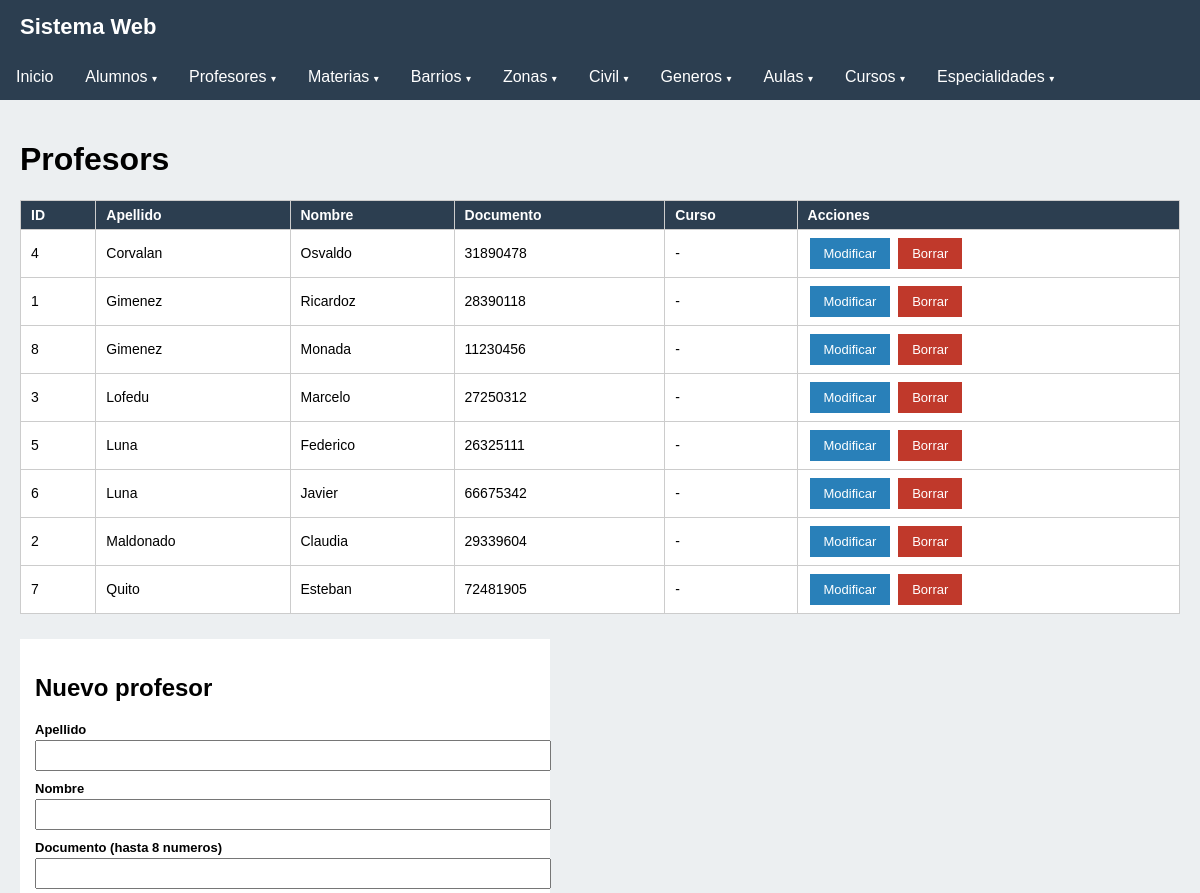
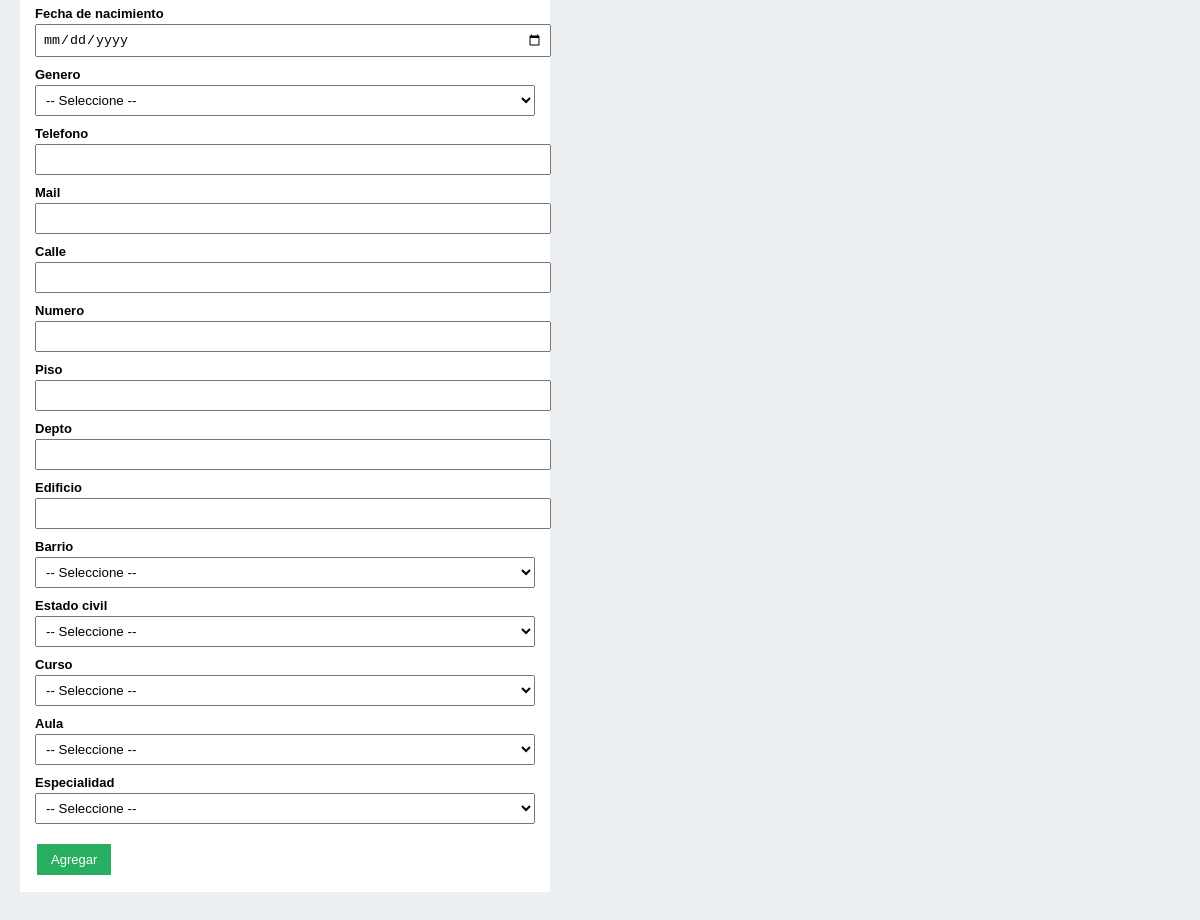
Screenshot of /TP2_Theo_Cattáneo_6C/index.php?seccion=profesores with the database file from the repository (2 pictures, top to bottom).
### tables this page shows
CREATE TABLE `profesores` (
  `Id_Profesores` int(11) NOT NULL,
  `Apellido_Profesores` varchar(30) NOT NULL,
  `Nombre_Profesores` varchar(30) NOT NULL,
  `Documento_Profesores` int(8) NOT NULL,
  `FecNac_Profesores` date NOT NULL,
  `GENERO_PROFESORES` int(11) NOT NULL,
  `Telefono_Profesores` bigint(20) NOT NULL,
  `Mail_Profesores` varchar(40) NOT NULL,
  `Calle_Profesores` varchar(30) NOT NULL,
  `Numero_Profesores` int(11) NOT NULL,
  `Piso_Profesores` varchar(2) NOT NULL,
  `Depto_Profesores` varchar(3) NOT NULL,
  `Edificio_Profesores` varchar(30) NOT NULL,
  `BARRIOS_PROFESORES` int(11) NOT NULL,
  `CIVIL_PROFESORES` int(11) NOT NULL,
  `CURSOS_PROFESORES` int(11) NOT NULL,
  `AULAS_PROFESORES` int(11) NOT NULL,
  `ESPECIALIDAD_PROFESORES` int(11) NOT NULL
);

### TP2_Theo_Cattáneo_6C/index.php (the view, shortened to what this page needs)
<?php
include 'conexion.php';
 $config = array(
    "barrios" => array(
        "titulo" => "Barrios", "tabla" => "barrios", "id" => "ID_Barrios",
        "nombre" => "Nombre_Barrios", "etiqueta" => "Nombre del barrio",
        "padre_tabla" => "zonas", "padre_id" => "ID_Zonas",
        "padre_nombre" => "Nombre_Zonas", "padre_campo" => "ID_Zonasb",
        "padre_etiqueta" => "Zona"
    ),
    "zonas" => array(
        "titulo" => "Zonas", "tabla" => "zonas", "id" => "ID_Zonas",
        "nombre" => "Nombre_Zonas", "etiqueta" => "Nombre de la zona"
    ),
    "civil" => array(
        "titulo" => "Estado Civil", "tabla" => "civil", "id" => "ID_Civil",
        "nombre" => "Estado_Civil", "etiqueta" => "Estado civil"
    ),
    "generos" => array(
        "titulo" => "Generos", "tabla" => "generos", "id" => "ID_Generos",
        "nombre" => "Nombre_Generos", "etiqueta" => "Nombre del genero"
    ),
    "cursos" => array(
        "titulo" => "Cursos", "tabla" => "cursos", "id" => "ID_Cursos",
        "nombre" => "Nombre_Cursos", "etiqueta" => "Nombre del curso"
    ),
    "materias" => array(
        "titulo" => "Materias", "tabla" => "materias", "id" => "ID_Materias",
        "nombre" => "Nombre_Materias", "etiqueta" => "Nombre de la materia",
        "padre_tabla" => "especialidad", "padre_id" => "ID_Especialidad",
        "padre_nombre" => "Nombre_especialidad", "padre_campo" => "CODIGO_MATERIAS",
        "padre_etiqueta" => "Especialidad"
    ),
    "especialidades" => array(
        "titulo" => "Especialidades", "tabla" => "especialidad", "id" => "ID_Especialidad",
        "nombre" => "Nombre_especialidad", "etiqueta" => "Nombre de la especialidad",
        "extra_campo" => "Codigo_Especialidad", "extra_tipo" => "text",
        "extra_etiqueta" => "Codigo (una letra)"
    ),
    "aulas" => array(
        "titulo" => "Aulas", "tabla" => "aulas", "id" => "ID_Aulas",
        "nombre" => "Numero_Aulas", "etiqueta" => "Numero de aula",
        "padre_tabla" => "tipos_aulas", "padre_id" => "ID_Tipos",
        "padre_nombre" => "Nombre_Tipo_Aula", "padre_campo" => "TIPOS_AULAS",
        "padre_etiqueta" => "Tipo de aula",
        "extra_campo" => "Capacidad_Aulas", "extra_tipo" => "number",
        "extra_etiqueta" => "Capacidad"
    )
);
 $seccion = isset($_GET['seccion']) ? $_GET['seccion'] : "inicio";
 $fila = null;
 $editando = false;
function dibujarSelect($conexion, $name, $etiqueta, $sql, $campoId, $campoNombre, $seleccionado) {
    echo "<label>$etiqueta</label>";
    echo "<select name='$name'>";
    echo "<option value='0'>-- Seleccione --</option>";
    echo "</select>";
}
if ($seccion == "alumnos" || $seccion == "profesores") {
    if ($seccion == "alumnos") {
        $tabla = "alumnos";
        $idc = "Id_Alumnos";
        $sufijo = "_Alumnos";
        $campoGenero = "GENEROS_ALUMNOS";
        $tituloPersona = "alumno";
    } else {
        $tabla = "profesores";
        $idc = "Id_Profesores";
        $sufijo = "_Profesores";
        $tituloPersona = "profesor";
    }
    $editando = ($fila != null);
}
?>
<!DOCTYPE html>
<html lang="es">
<head>
</head>
<body>
    <div class="encabezado">
        <div class="barra">
            <a href="index.php?seccion=inicio" class="titulo">Sistema Web</a>
            <ul class="menu">
                <li class="item">
                    <a href="index.php?seccion=inicio" class="enlace">Inicio</a>
                </li>
                <li class="item con-submenu">
                    <a href="index.php?seccion=alumnos" class="enlace">Alumnos <span class="flecha">&#9662;</span></a>
                </li>
                <li class="item con-submenu">
                    <a href="index.php?seccion=profesores" class="enlace">Profesores <span class="flecha">&#9662;</span></a>
                </li>
                <li class="item con-submenu">
                    <a href="index.php?seccion=materias" class="enlace">Materias <span class="flecha">&#9662;</span></a>
                </li>
                <li class="item con-submenu">
                    <a href="index.php?seccion=barrios" class="enlace">Barrios <span class="flecha">&#9662;</span></a>
                </li>
                <li class="item con-submenu">
                    <a href="index.php?seccion=zonas" class="enlace">Zonas <span class="flecha">&#9662;</span></a>
                </li>
                <li class="item con-submenu">
                    <a href="index.php?seccion=civil" class="enlace">Civil <span class="flecha">&#9662;</span></a>
                </li>
                <li class="item con-submenu">
                    <a href="index.php?seccion=generos" class="enlace">Generos <span class="flecha">&#9662;</span></a>
                </li>
                <li class="item con-submenu">
                    <a href="index.php?seccion=aulas" class="enlace">Aulas <span class="flecha">&#9662;</span></a>
                </li>
                <li class="item con-submenu">
                    <a href="index.php?seccion=cursos" class="enlace">Cursos <span class="flecha">&#9662;</span></a>
                </li>
                <li class="item con-submenu">
                    <a href="index.php?seccion=especialidades" class="enlace">Especialidades <span class="flecha">&#9662;</span></a>
                </li>
            </ul>
        </div>
    </div>
    <div class="contenido">
    <?php if ($seccion == "inicio") { ?>
        <h1>Panel de Control</h1>
        <p>Seleccione una opci&oacute;n del men&uacute; para comenzar a trabajar.</p>
        <p>
            <a class="boton boton-azul" href="index.php?seccion=alumnos">Alumnos</a>
            <a class="boton boton-azul" href="index.php?seccion=profesores">Profesores</a>
            <a class="boton boton-verde" href="index.php?seccion=barrios">Barrios</a>
            <a class="boton boton-verde" href="index.php?seccion=zonas">Zonas</a>
            <a class="boton boton-verde" href="index.php?seccion=materias">Materias</a>
            <a class="boton boton-verde" href="index.php?seccion=civil">Civil</a>
            <a class="boton boton-verde" href="index.php?seccion=generos">Generos</a>
            <a class="boton boton-verde" href="index.php?seccion=aulas">Aulas</a>
            <a class="boton boton-verde" href="index.php?seccion=cursos">Cursos</a>
            <a class="boton boton-verde" href="index.php?seccion=especialidades">Especialidades</a>
        </p>
    <?php } elseif ($seccion == "alumnos" || $seccion == "profesores") { ?>
        <h1><?php echo ucfirst($tituloPersona); ?>s</h1>
        <table class="tabla">
            <tr><th>ID</th><th>Apellido</th><th>Nombre</th><th>Documento</th><th>Curso</th><th>Acciones</th></tr>
            <?php
            $consulta = mysqli_query($conexion,
                "SELECT t.$idc AS idp, t.Apellido$sufijo AS apellido, t.Nombre$sufijo AS nombre,
                        t.Documento$sufijo AS documento, cursos.Nombre_Cursos AS curso
                 FROM $tabla t
                 LEFT JOIN cursos ON cursos.ID_Cursos = t.CURSOS$sufijo
                 ORDER BY t.Apellido$sufijo");
            while ($per = mysqli_fetch_assoc($consulta)) {
            ?>
            <tr>
                <td><?php echo $per['idp']; ?></td>
                <td><?php echo $per['apellido']; ?></td>
                <td><?php echo $per['nombre']; ?></td>
                <td><?php echo $per['documento']; ?></td>
                <td><?php echo $per['curso'] != null ? $per['curso'] : "-"; ?></td>
                <td>
                    <a class="boton boton-azul"
                       href="index.php?seccion=<?php echo $seccion; ?>&modificar=<?php echo $per['idp']; ?>">Modificar</a>
                    <a class="boton boton-rojo"
                       href="index.php?seccion=<?php echo $seccion; ?>&borrar=<?php echo $per['idp']; ?>"
                       onclick="return confirm('¿Seguro que queres borrar este <?php echo $tituloPersona; ?>?')">Borrar</a>
                </td>
            </tr>
            <?php } ?>
        </table>
        <form method="post" class="formulario">
            <?php if ($editando) { ?>
                <h2>Modificar <?php echo $tituloPersona; ?></h2>
                <input type="hidden" name="id" value="<?php echo $fila['idp']; ?>">
            <?php } else { ?>
                <h2>Nuevo <?php echo $tituloPersona; ?></h2>
            <?php } ?>
            <label>Apellido</label>
            <input type="text" name="apellido" maxlength="30"
                   value="<?php if ($editando) echo $fila['apellido']; ?>" required>
            <label>Nombre</label>
            <input type="text" name="nombre" maxlength="30"
                   value="<?php if ($editando) echo $fila['nombre']; ?>" required>
            <label>Documento (hasta 8 numeros)</label>
            <input type="number" name="documento"
                   value="<?php if ($editando) echo $fila['documento']; ?>" required>
            <label>Fecha de nacimiento</label>
            <input type="date" name="fecha"
                   value="<?php if ($editando) echo $fila['fecha']; ?>" required>
            <?php dibujarSelect($conexion, "genero", "Genero",
                "SELECT * FROM generos", "ID_Generos", "Nombre_Generos",
                $editando ? $fila['genero'] : 0); ?>
            <label>Telefono</label>
            <input type="number" name="telefono"
                   value="<?php if ($editando) echo $fila['telefono']; ?>">
            <label>Mail</label>
            <input type="email" name="mail" maxlength="50"
                   value="<?php if ($editando) echo $fila['mail']; ?>">
            <label>Calle</label>
            <input type="text" name="calle" maxlength="30"
                   value="<?php if ($editando) echo $fila['calle']; ?>">
            <label>Numero</label>
            <input type="number" name="numero"
                   value="<?php if ($editando) echo $fila['numero']; ?>">
            <label>Piso</label>
            <input type="text" name="piso" maxlength="3"
                   value="<?php if ($editando) echo $fila['piso']; ?>">
            <label>Depto</label>
            <input type="text" name="depto" maxlength="3"
                   value="<?php if ($editando) echo $fila['depto']; ?>">
            <label>Edificio</label>
            <input type="text" name="edificio" maxlength="30"
                   value="<?php if ($editando) echo $fila['edificio']; ?>">
            <br><br>
            <?php if ($editando) { ?>
                <button class="boton boton-verde" name="guardar">Guardar cambios</button>
                <a class="boton boton-gris" href="index.php?seccion=<?php echo $seccion; ?>">Cancelar</a>
            <?php } else { ?>
                <button class="boton boton-verde" name="agregar">Agregar</button>
            <?php } ?>
        </form>
    <?php } else { ?>
        <h1>Seccion no valida</h1>
        <a class="boton boton-gris" href="index.php?seccion=inicio">Volver al inicio</a>
    <?php } ?>
    </div>
</body>
</html>

### TP2_Theo_Cattáneo_6C/index.php (style rules this page uses)
body { font-family: Arial, sans-serif; background: #eceff1; margin: 0; }
.encabezado { background: #2c3e50; }
.titulo { color: #fff; font-size: 22px; font-weight: bold; text-decoration: none; padding: 14px 20px; display: inline-block; }
.menu { list-style: none; margin: 0; padding: 0; display: flex; flex-wrap: wrap; }
.item { position: relative; }
.enlace { display: block; color: #fff; text-decoration: none; padding: 14px 16px; }
.flecha { font-size: 10px; }
.contenido { padding: 20px; }
.tabla { border-collapse: collapse; width: 100%; background: #fff; margin: 10px 0 25px; }
.tabla th { background: #2c3e50; color: #fff; }
.tabla th, .tabla td { border: 1px solid #ccc; padding: 6px 10px; text-align: left; font-size: 14px; }
.formulario { background: #fff; padding: 15px; max-width: 500px; margin-bottom: 25px; }
.formulario label { display: block; margin-top: 10px; font-weight: bold; font-size: 13px; }
.formulario input, .formulario select { width: 100%; padding: 6px; margin-top: 3px; }
.boton { padding: 8px 14px; border: none; color: #fff; cursor: pointer; text-decoration: none; font-size: 13px; display: inline-block; margin: 2px; }
.boton-verde { background: #27ae60; }
.boton-azul { background: #2980b9; }
.boton-rojo { background: #c0392b; }

### rows the page displays
profesores: Id_Profesores "4", Apellido_Profesores "Corvalan", Nombre_Profesores "Osvaldo", Documento_Profesores "31890478"
profesores: Id_Profesores "1", Apellido_Profesores "Gimenez", Nombre_Profesores "Ricardoz", Documento_Profesores "28390118"
profesores: Id_Profesores "8", Apellido_Profesores "Gimenez", Nombre_Profesores "Monada", Documento_Profesores "11230456"
profesores: Id_Profesores "3", Apellido_Profesores "Lofedu", Nombre_Profesores "Marcelo", Documento_Profesores "27250312"
profesores: Id_Profesores "5", Apellido_Profesores "Luna", Nombre_Profesores "Federico", Documento_Profesores "26325111"
profesores: Id_Profesores "6", Apellido_Profesores "Luna", Nombre_Profesores "Javier", Documento_Profesores "66675342"
profesores: Id_Profesores "2", Apellido_Profesores "Maldonado", Nombre_Profesores "Claudia", Documento_Profesores "29339604"
profesores: Id_Profesores "7", Apellido_Profesores "Quito", Nombre_Profesores "Esteban", Documento_Profesores "72481905"

### other values shown
$tituloPersona "Profesor"
$tituloPersona "profesor"
$etiqueta "Genero Barrio Estado civil Curso Aula Especialidad"
